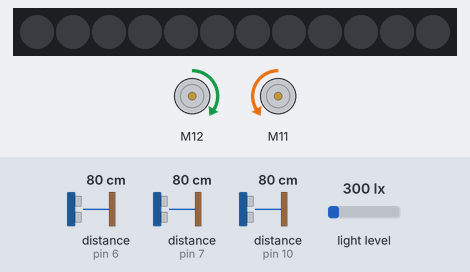
A sketch run on a simulated Arduino Uno, built with avr-gcc and run on an emulated ATmega328P. Shown: 2 × DC motor (green arrow = forward, orange = backward, longer = faster), 12 RGB LEDs in strip order, left to right. The inputs (shaded band) are chosen by the test bench; at power-on: distance to the obstacle (sensors on pin 10, pin 6, pin 7) 80 cm, light level 300 lx.

Above: at 1.2 s.
1.3 s: distance to the obstacle (sensor on pin 10) set to 34 cm
2.8 s: distance to the obstacle (sensor on pin 10) set to 27 cm
At 5.1 s:
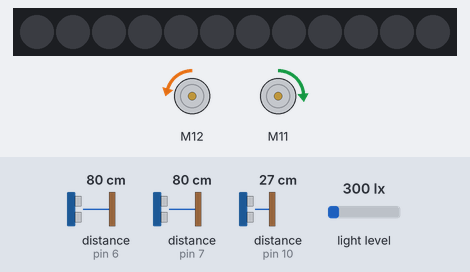
5.8 s: distance to the obstacle (sensor on pin 10) set to 23 cm
7.3 s: distance to the obstacle (sensor on pin 10) set to 19 cm
10.3 s: distance to the obstacle (sensor on pin 10) set to 14 cm
11.8 s: distance to the obstacle (sensor on pin 10) set to 10 cm
At 13.6 s:
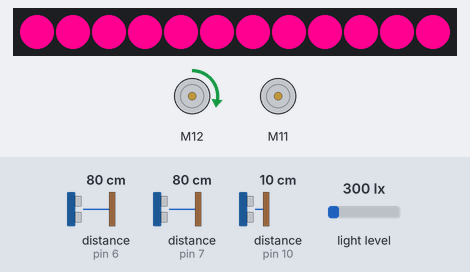
At 14.8 s:
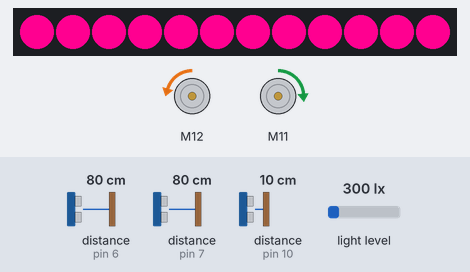
Timing chart, 0 to 15.8 s (numbered marks = the images above; inputs shaded):
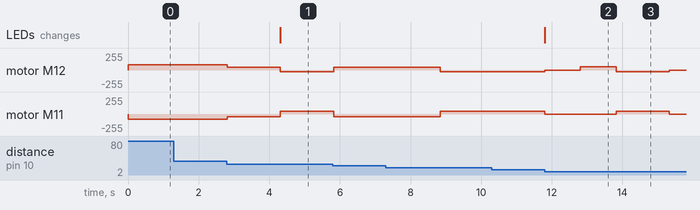

The sketch:

workskinda.ino
```cpp
#include <Arduino.h>
#include <Wire.h>
#include <SoftwareSerial.h>
#include <MeAuriga.h>

// Sensor and Motor Definitions
MeLightSensor lightSensorFront(12);
MeEncoderOnBoard motorLeft(SLOT1);
MeEncoderOnBoard motorRight(SLOT2);
MeUltrasonicSensor ultrasonicFront(10);
MeRGBLed rgbLedMain(0, 12);
MeUltrasonicSensor ultrasonicLeft(6);
MeUltrasonicSensor ultrasonicRight(7);


double leftDist = 0;
double rightDist = 0;
double frontDist = 0;
double fullSpeed = 30; // in %
float rotationDelay = 0.8;
float motoradjust = 0;  // Adjust this value as needed


void isr_process_motorLeft(void)
{
  if(digitalRead(motorLeft.getPortB()) == 0) {
    motorLeft.pulsePosMinus();
  } else {
    motorLeft.pulsePosPlus();
  }
}

void isr_process_motorRight(void)
{
  if(digitalRead(motorRight.getPortB()) == 0) {
    motorRight.pulsePosMinus();
  } else {
    motorRight.pulsePosPlus();
  }
}

void move(int direction, int speed) {
  int leftSpeed = 0;
  int rightSpeed = 0;

  if(direction == 1) { // Forward
    leftSpeed = -speed - motoradjust; // Adjust left motor speed
    rightSpeed = speed;
  } else if(direction == 2) { // Backward
    leftSpeed = speed + motoradjust;  // Adjust left motor speed
    rightSpeed = -speed;
  } else if(direction == 3) { // Turn Left
    leftSpeed = -speed - motoradjust; // Adjust left motor speed
    rightSpeed = -speed;
  } else if(direction == 4) { // Turn Right
    leftSpeed = speed + motoradjust;  // Adjust left motor speed
    rightSpeed = speed;
  }

  motorLeft.setTarPWM(leftSpeed);
  motorRight.setTarPWM(rightSpeed);
}


void _delay(float seconds) {
  if(seconds < 0.0) {
    seconds = 0.0;
  }
  long endTime = millis() + seconds * 1000;
  while(millis() < endTime) _loop();
}

void setup() {
  randomSeed((unsigned long)(lightSensorFront.read() * 123456));
  TCCR1A = _BV(WGM10);
  TCCR1B = _BV(CS11) | _BV(WGM12);
  TCCR2A = _BV(WGM21) | _BV(WGM20);
  TCCR2B = _BV(CS21);
  attachInterrupt(motorRight.getIntNum(), isr_process_motorRight, RISING);
  attachInterrupt(motorLeft.getIntNum(), isr_process_motorLeft, RISING);
  rgbLedMain.setpin(44);
  rgbLedMain.fillPixelsBak(0, 2, 1);
/*
  motorLeft.setPulse(9);
  motorLeft.setRatio(39.267);
  motorLeft.setPosPid(1.8,0,1.2);
  motorLeft.setSpeedPid(0.18,0,0);

  motorRight.setPulse(9);
  motorRight.setRatio(39.267);
  motorRight.setPosPid(1.8,0,1.2);
  motorRight.setSpeedPid(0.18,0,0);*/
}

void _loop() {
  motorRight.loop();
  motorLeft.loop();
}

unsigned long lastMovementTime = millis();
int previousPositionLeft = motorLeft.getCurPos();
int previousPositionRight = motorRight.getCurPos();

void checkIfStuck() {
  int currentPositionLeft = motorLeft.getCurPos();
  int currentPositionRight = motorRight.getCurPos();

  // If no change in encoder position for 2 seconds, assume stuck
  if (abs(currentPositionLeft - previousPositionLeft) < 3 ||
      abs(currentPositionRight - previousPositionRight) < 3) {
    if (millis() - lastMovementTime > 3000) {  // 2 seconds
      // The robot is stuck
      rgbLedMain.setColor(255, 255, 255, 144);
      rgbLedMain.show();
      if(ultrasonicRight.distanceCm()<ultrasonicLeft.distanceCm()){
        motorLeft.setTarPWM( 10 / 100.0 * 255);
        motorRight.setTarPWM(-15 / 100.0 * 255);
      }else {
        motorLeft.setTarPWM( 15 / 100.0 * 255);
        motorRight.setTarPWM(-10 / 100.0 * 255);

      }


      _delay(1.5);

      // Recovery is done, now reset last movement time
      lastMovementTime = millis();
    }
  } else {
    lastMovementTime = millis();  // Reset timer if movement is detected
  }
  // Update previous positions
  previousPositionLeft = currentPositionLeft;
  previousPositionRight = currentPositionRight;
}


void loop() {
    rgbLedMain.setColor(0, 0, 0, 0);
    //Motor right and left are swapped
    if(ultrasonicFront.distanceCm() > 30) {
      move(1, 30 / 100.0 * 255);
    }else if(ultrasonicFront.distanceCm() > 20) {
      move(1, 15 / 100.0 * 255);
    };

    if(ultrasonicFront.distanceCm() < 13)
    {
      move(1, 0);

      rgbLedMain.setColor(0, 255, 0, 144);
      rgbLedMain.show();
      _delay(1);

      // Check if left is free to move
      if (ultrasonicRight.distanceCm() > 16) {
        motorRight.setTarPWM(20 / 100.0 * 255);
        motorLeft.setTarPWM(0);
        _delay(1);
      }else  if(ultrasonicLeft.distanceCm() > 16) {
        motorRight.setTarPWM(0);
        motorLeft.setTarPWM(-1 * 20 / 100.0 * 255);
        _delay(1);
      } else {
        move(2, 10 / 100.0 * 255);
        _delay(1);
      }
    }
    /*
    // Right Obstacle
    if(ultrasonicRight.distanceCm() < 5) {
      motorRight.setTarPWM(-12/ 100.0 * 255);
      motorLeft.setTarPWM(10/ 100.0 * 255);
      rgbLedMain.setColor(0, 255, 0, 0);
      rgbLedMain.show();

    }

    // left Obstacle
    if(ultrasonicLeft.distanceCm() < 5) {
      motorLeft.setTarPWM(12/ 100.0 * 255);
      motorRight.setTarPWM(-10/ 100.0 * 255);
      rgbLedMain.setColor(0, 84, 255, 0);
      rgbLedMain.show();
    }*/

    checkIfStuck();

    _loop();
}
```

Measured:
- the behaviour switches between 31 and 30 cm on distance to the obstacle (sensor on pin 10) (found by bisection; images 0 and 1)
- the behaviour switches between 13 and 12 cm on distance to the obstacle (sensor on pin 10) (found by bisection; images 1 and 2)
- after the input at 1.3 s, every drawn part: stays the same
- after the input at 2.8 s, motor M12: forward 76/255 → forward 38/255 at once, → backward 25/255 1.5 s later; motor M11: backward 76/255 → backward 38/255 at once, → forward 38/255 1.5 s later
- after the input at 10.3 s, every drawn part: stays the same
- after the input at 11.8 s, motor M12: backward 25/255 → stopped at once, → forward 51/255 1.0 s later, → backward 25/255 1.0 s later, → stopped 1.5 s later; motor M11: forward 38/255 → stopped at once, → forward 38/255 2.0 s later, → stopped 1.5 s later; the LEDs: change at once (image 2)
